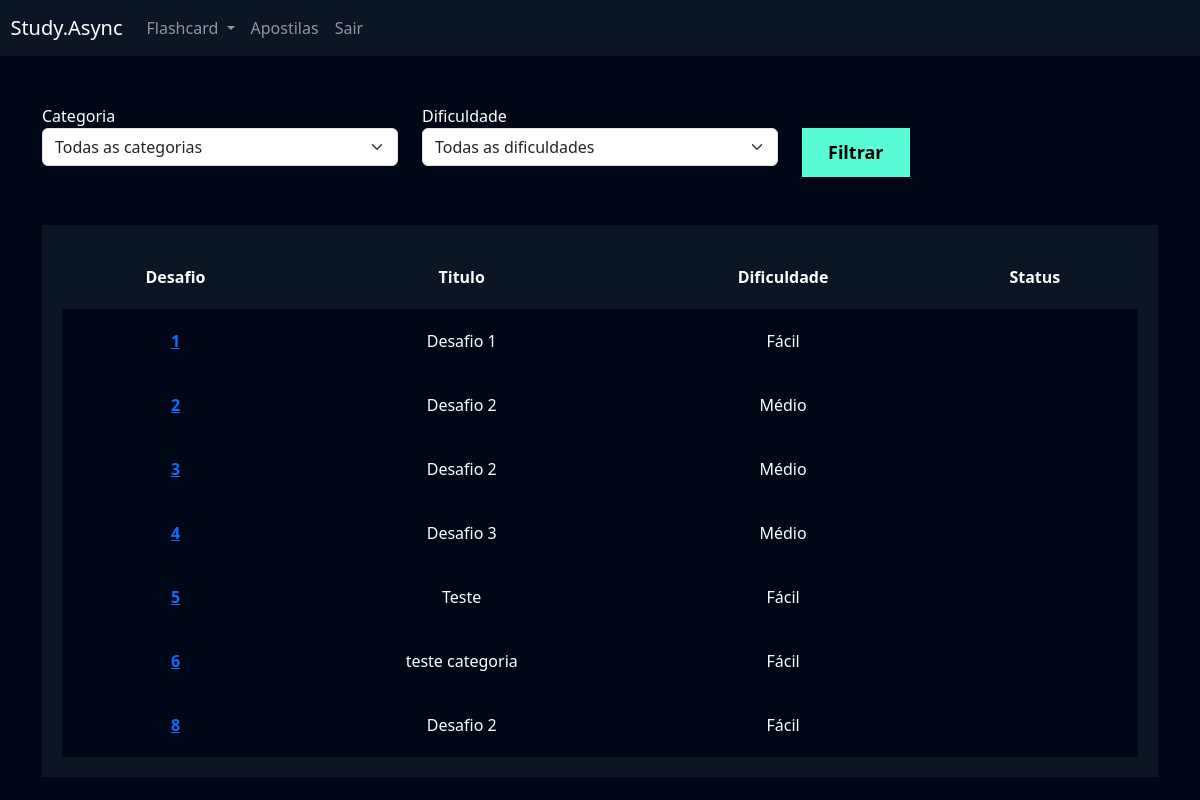
/flashcard/listar_desafio/ (signed in), run on the app's committed database.
### flashcard/models.py (models this page shows, shortened)
class Desafio(models.Model):
    user = models.ForeignKey(User, on_delete=models.DO_NOTHING)
    titulo = models.CharField(max_length=100)
    categoria = models.ManyToManyField(Categoria)
    quantidade_perguntas = models.IntegerField()
    dificuldade = models.CharField(
        max_length=1, choices=Flashcard.DIFICULDADE_CHOICES
    )
    flashcards = models.ManyToManyField(FlashcardDesafio)

### flashcard/views.py (the view)
# urls.py: path('listar_desafio/', views.listar_desafio, name='listar_desafio'),
def listar_desafio(request):
    if request.method == 'GET':
        desafios = Desafio.objects.filter(user=request.user)
        categoria = Categoria.objects.all()
        dificuldade = Flashcard.DIFICULDADE_CHOICES
        categoria_filtrar = request.GET.get('categoria')
        dificuldade_filtrar = request.GET.get('dificuldade')
        if categoria_filtrar:
            desafios = Desafio.objects.filter(categoria__id=categoria_filtrar)
        if dificuldade_filtrar:
            desafios = Desafio.objects.filter(dificuldade=dificuldade_filtrar)
    return render(
        request,
        'listar_desafio.html',
        {
            'categorias': categoria,
            'dificuldades': dificuldade,
            'desafios': desafios,
        },
    )

### flashcard/templates/listar_desafio.html (shortened to what this page needs)
{% extends "base.html" %}
{% load static %}
{% block 'cabecalho' %}
<link href="{% static 'geral/css/cadastro.css' %}" rel="stylesheet">
<link href="{% static 'flashcard/css/novo_flashcard.css' %}" rel="stylesheet">
<link href="{% static 'flashcard/css/iniciar_desafio.css' %}" rel="stylesheet">
<link href="{% static 'flashcard/css/desafio.css' %}" rel="stylesheet">
<link href='https://unpkg.com/boxicons@2.1.4/css/boxicons.min.css' rel='stylesheet'>
{% endblock 'cabecalho' %}
{% block 'conteudo' %}
{% include "partials/header.html" %}
<div class="container">
    <br>
    <br>
    <div class="row">
        <div class="col-md">
            <form action="{% url 'listar_desafio' %}" method="GET">
                <label for="">Categoria</label>
                <select name="categoria" class="form-select">
                    <option value="">Todas as categorias</option>
                </select>
        </div>
        <div class="col-md">
            <label for="">Dificuldade</label>
            <select name="dificuldade" class="form-select">
                <option value="">Todas as dificuldades</option>
            </select>
        </div>
        <div class="col-md">
            <br>
            <input type="submit" value="Filtrar" class="btn-cadastro">
        </div>
    </div>
    <br>
    <br>
    <div class="box-listar">
        <table>
            <thead>
                <tr>
                    <th scope="col">Desafio</th>
                    <th scope="col">Titulo</th>
                    <th scope="col">Dificuldade</th>
                    <th scope="col">Status</th>
                </tr>
            </thead>
            <tbody>
                {% for desafio in desafios %}
                <tr class="linha">
                    <th><a href="{% url 'desafio' desafio.id %}">{{desafio.id}}</a></th>
                    <td>{{desafio.titulo}}</td>
                    <td>{{desafio.get_dificuldade_display}}</td>
                    <td>{{desafio.status}}</td>
                </tr>
                {% endfor %}
            </tbody>
        </table>
    </div>
</div>
{% endblock 'conteudo' %}

### templates/static/geral/css/base.css (style rules this page uses)
:root { --main-color: #0b1526; --dark-color: #000716; --secondary-dark-color: rgb(15, 2, 26); --light-color: #00c1f3; --contrast-color: #f4c96b; --differential-color: #58fcd5; }
body { background-color: var(--dark-color) !important; color: white !important; }

### templates/static/geral/css/cadastro.css (style rules this page uses)
* { margin: 0; padding: 0; }
.btn-cadastro { padding: 10px; background-color: #58fcd5; border: none; border: 1px solid #58fcd5; font-size: 18px; font-weight: bold; padding-left: 25px; padding-right: 25px; }

### templates/static/flashcard/css/desafio.css (style rules this page uses)
.box-listar { background-color: #0b1526; padding: 20px; }
table { width: 100%; padding: 20px; text-align: center; }
.linha { height: 40px; background-color: var(--dark-color); padding: 20px; }
td, th { padding: 20px; }
tr { background-color: var(--main-color); }

### data on the page
Desafio: id "1", titulo "Desafio 1", dificuldade "Fácil"
Desafio: id "2", titulo "Desafio 2", dificuldade "Médio"
Desafio: id "3", titulo "Desafio 2", dificuldade "Médio"
Desafio: id "4", titulo "Desafio 3", dificuldade "Médio"
Desafio: id "5", titulo "Teste", dificuldade "Fácil"
Desafio: id "6", titulo "teste categoria", dificuldade "Fácil"
Desafio: id "8", titulo "Desafio 2", dificuldade "Fácil"
